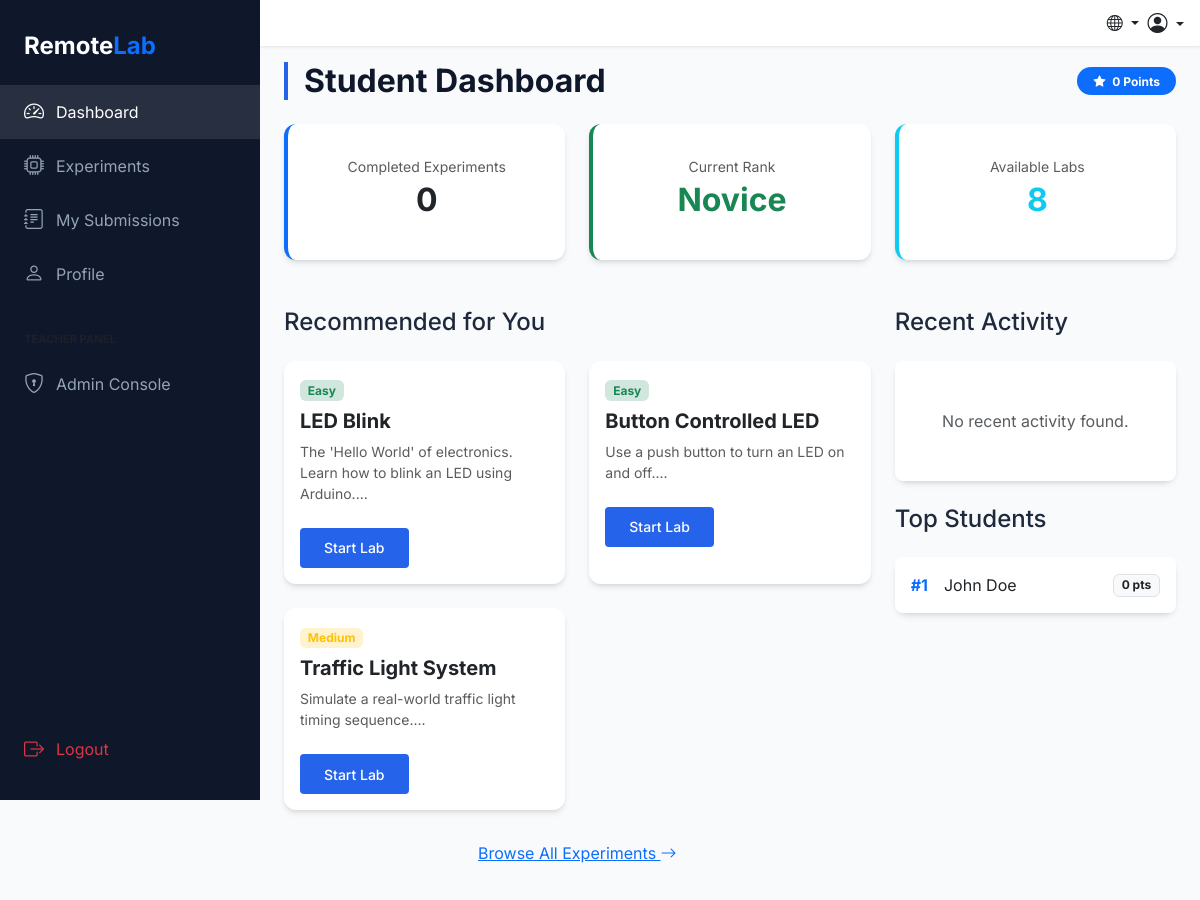
The app's page /api/user/dashboard (signed in), older data.
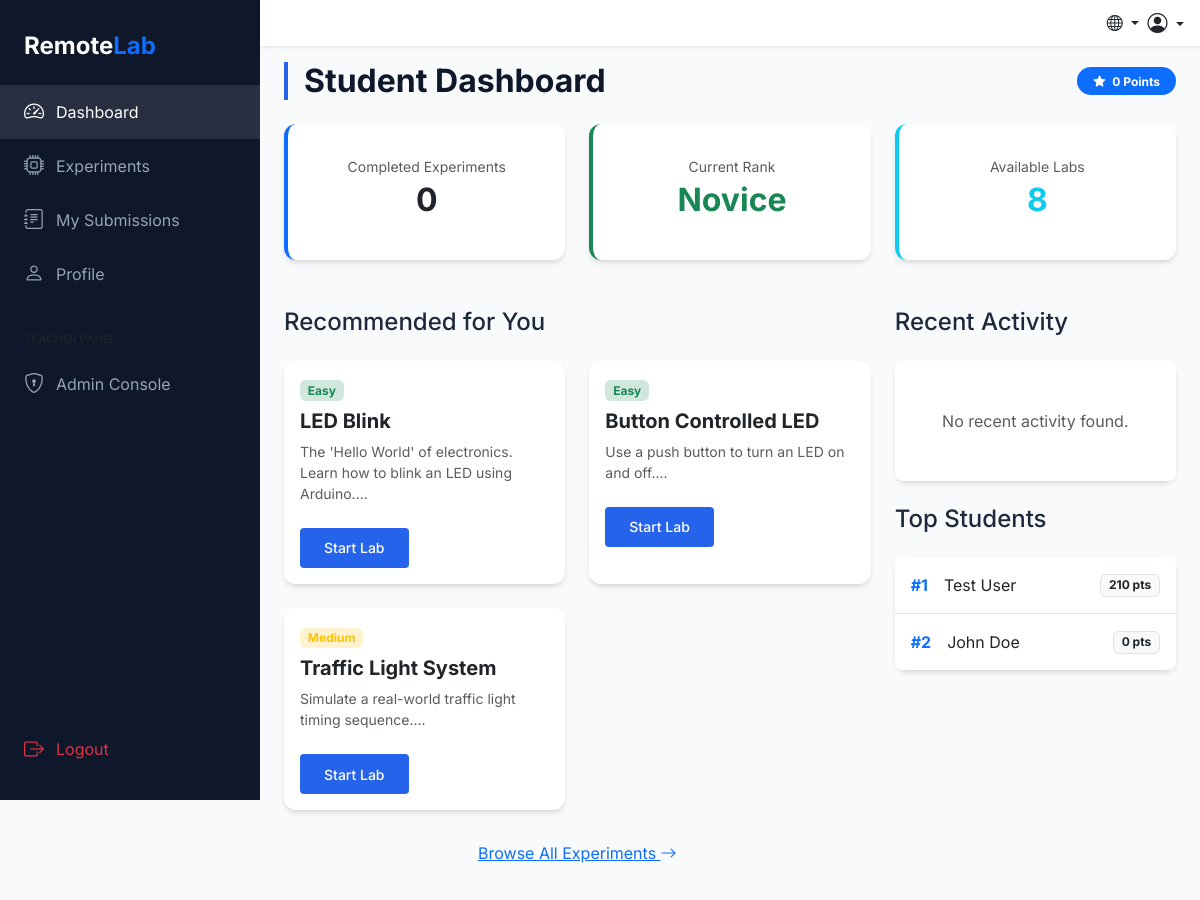
The same page, newer data.
### app/models.py (models this page shows, shortened)
class Experiment(db.Model):
    __tablename__ = 'experiments'
    id = db.Column(db.Integer, primary_key=True)
    title = db.Column(db.String(200), nullable=False)
    description = db.Column(db.Text, nullable=False)
    objectives = db.Column(db.Text, nullable=True)
    instructions = db.Column(db.Text, nullable=True)
    type = db.Column(db.String(50), nullable=False)  # arduino / raspberry_pi_pico
    difficulty = db.Column(db.String(20), default='easy') # easy, medium, hard
    category = db.Column(db.String(100), nullable=True)
    wokwi_url = db.Column(db.String(500), nullable=False)
    expected_result = db.Column(db.Text, nullable=True)
    created_at = db.Column(db.DateTime, default=datetime.utcnow)
    submissions = db.relationship('Submission', backref='experiment', lazy=True, cascade='all, delete-orphan')

class User(db.Model):
    __tablename__ = 'users'
    id = db.Column(db.Integer, primary_key=True)
    name = db.Column(db.String(100), nullable=False)
    email = db.Column(db.String(120), unique=True, nullable=False)
    password_hash = db.Column(db.String(255), nullable=False)
    role = db.Column(db.String(20), default='student')  # student / teacher
    points = db.Column(db.Integer, default=0)
    created_at = db.Column(db.DateTime, default=datetime.utcnow)
    submissions = db.relationship('Submission', backref='student', lazy=True, cascade='all, delete-orphan')

### app/routes/user_routes.py (the view)
@user_bp.route('/dashboard')
@jwt_required()
def dashboard():
    user_id = get_jwt_identity()
    user = User.query.get(user_id)
    if not user:
        flash('Sessiya muddati tugagan yoki foydalanuvchi topilmadi. Iltimos, qayta kiring.', 'warning')
        return redirect(url_for('auth.login'))
    recent_submissions = Submission.query.filter_by(user_id=user_id)\
        .order_by(Submission.submitted_at.desc()).limit(5).all()
    stats = {
        "completed": Submission.query.filter_by(user_id=user_id).count(),
        "points": user.points,
        "rank": "Novice" # Placeholder for rank logic
    }
    available_experiments = Experiment.query.limit(3).all()
    leaderboard = User.query.filter_by(role='student').order_by(User.points.desc()).limit(5).all()
    return render_template('dashboard/student.html',
                           user=user,
                           submissions=recent_submissions,
                           stats=stats,
                           available_experiments=available_experiments,
                           leaderboard=leaderboard)

### app/__init__.py (called while the page is built)
def get_locale():
    cookie_lang = request.cookies.get('lang')
    if cookie_lang in ['en', 'uz', 'ru']:
        return cookie_lang
    return request.accept_languages.best_match(['en', 'uz', 'ru']) or 'en'

### app/templates/dashboard/student.html (shortened to what the changed rows need)
{% extends "base.html" %}
{% block content %}
<div class="d-flex justify-content-between align-items-center mb-4">
    <h2 class="section-title mb-0">{{ _('Student Dashboard') }}</h2>
</div>
<div class="row">
    <div class="col-lg-8">
        <div class="row g-4">
            {% for experiment in available_experiments %}
            <div class="col-md-6">
                <div class="card lab-card h-100">
                    <div class="card-body">
                        <span
                            class="badge {% if experiment.difficulty == 'easy' %}bg-success-subtle text-success{% elif experiment.difficulty == 'medium' %}bg-warning-subtle text-warning{% else %}bg-danger-subtle text-danger{% endif %} mb-2">
                            {{ experiment.difficulty|capitalize }}
                        </span>
                        <h5 class="card-title fw-bold">{{ experiment.title }}</h5>
                        <p class="card-text text-muted small mb-4">{{ experiment.description[:100] }}...</p>
                        <a href="{{ url_for('experiment.detail', id=experiment.id) }}" class="btn btn-primary btn-sm">{{
                            _('Start Lab') }}</a>
                    </div>
                </div>
            </div>
            {% endfor %}
        </div>
    </div>
    <div class="col-lg-4">
        <div class="card lab-card">
            <div class="card-body p-0">
                <ul class="list-group list-group-flush rounded-3">
                    {% for top_user in leaderboard %}
                    <li class="list-group-item d-flex justify-content-between align-items-center py-3">
                        <div class="d-flex align-items-center">
                            <span class="fw-bold me-3 text-primary">#{{ loop.index }}</span>
                            <span>{{ top_user.name }}</span>
                        </div>
                        <span class="badge bg-light text-dark border">{{ top_user.points }} pts</span>
                    </li>
                    {% endfor %}
                </ul>
            </div>
        </div>
    </div>
</div>
{% endblock %}

Row changes from the older to the newer data that the page shows:
added User: name "Test User", points "210"
